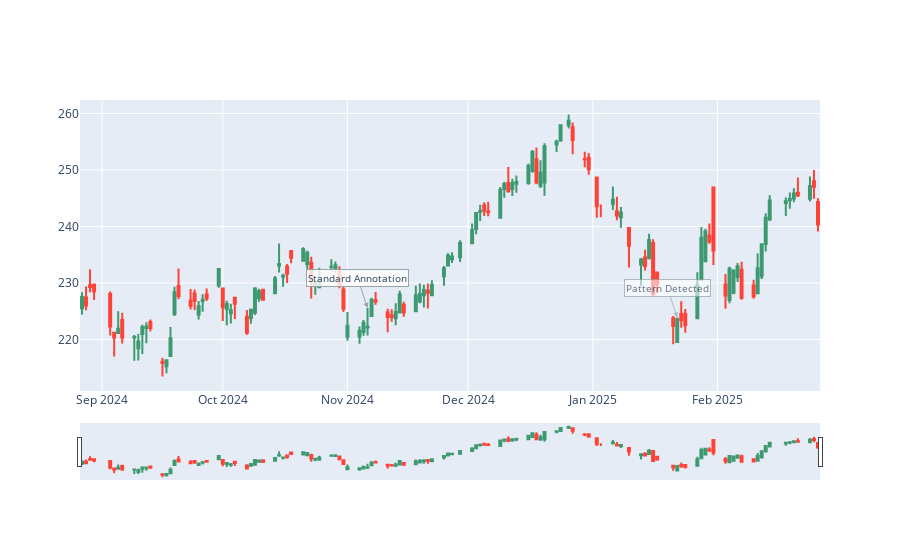

This figure's notebook cell:
### Markdown cell above
## 4. Annotation Creation Tests

### Code cell
def test_annotation_creation():
    """Test creation of annotations with different styles"""
    base_settings = BaseVisualizationSettings()
    
    # Create different types of annotations
    standard_annotation = base_settings.create_annotation(
        text="Standard Annotation",
        x=test_data.index[50],
        y=test_data['High'][50]
    )
    
    pattern_annotation = base_settings.create_annotation(
        text="Pattern Detected",
        x=test_data.index[100],
        y=test_data['High'][100],
        is_pattern=True
    )
    
    # Create figure with annotations
    fig = go.Figure(data=[
        go.Candlestick(
            x=test_data.index,
            open=test_data['Open'],
            high=test_data['High'],
            low=test_data['Low'],
            close=test_data['Close']
        )
    ])
    
    fig.add_annotation(**standard_annotation)
    fig.add_annotation(**pattern_annotation)
    
    print("Annotation settings:")
    print("\nStandard annotation:", standard_annotation)
    print("\nPattern annotation:", pattern_annotation)
    
    # Show figure
    fig.show()

test_annotation_creation()
